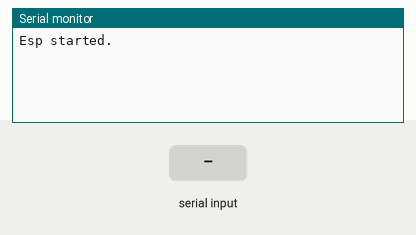
The sketch below on a simulated Arduino Uno, built with avr-gcc and run on an emulated ATmega328P. Parts: the last lines printed to the serial monitor. The test bench sets the inputs (shaded band).

Above: at 1.2 s.
1.3 s: "1" received over the second serial link
At 2.6 s:
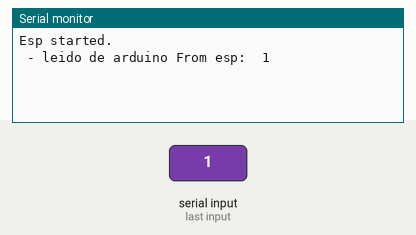
3.8 s: "0" received over the second serial link
At 5.7 s:
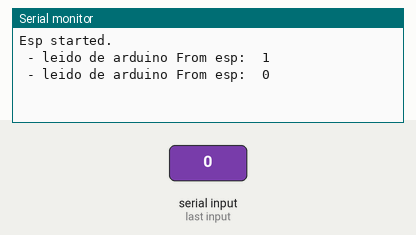

Measured:
- after the input at 1.3 s, the serial monitor: prints a new line after 1.0 s (image 1)
- after the input at 3.8 s, the serial monitor: prints a new line after 1.0 s (image 2)

The sketch:

appEsp.ino
```cpp
#include <SoftwareSerial.h>

const int pinESPrx = 12;
const int pinESPtx = 13;

/* Create object named SIM900 of the class SoftwareSerial */
SoftwareSerial serialArdu(pinESPrx, pinESPtx);

void setup() {
  // put your setup code here, to run once:
  serialArdu.begin(115200);  /* Define baud rate for software serial communication */
  Serial.begin(115200);

  serialArdu.println("Esp started.");
  Serial.println("Esp started.");

}

String myString;

void loop() {

  while (Serial.available() > 0)
  {
    myString = Serial.readString();

    serialArdu.println("leido del serial From esp:  " + myString);

  }

    while (serialArdu.available() > 0)
  {
    myString = serialArdu.readString();

    Serial.println(" - leido de arduino From esp:  " + myString);

  }

}
```
